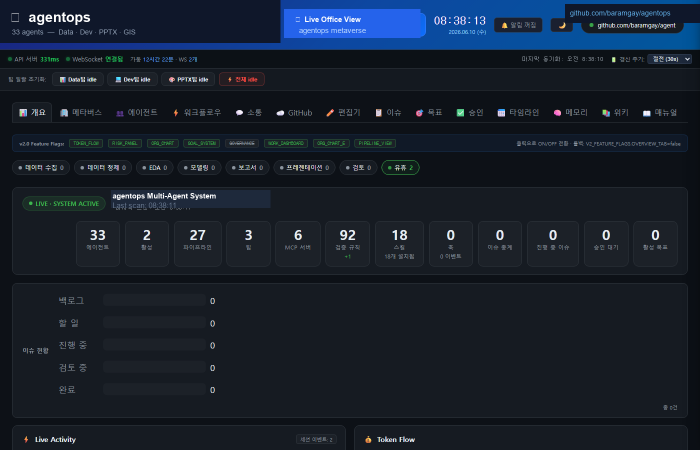
#> input picture assets/dashboard-preview.png, 1400 x 900 px (shown at 1/2 size); its folder holds only this picture in this run
$ python add_avatar.py dashboard-preview.png dashboard-preview.png
#> lines starting #> are read from the running program, lines starting #| are printed output that depends on the picture
import re
import sys
from pathlib import Path
from PIL import Image

OUTPUT_SIZE = 64
OUTPUT_DIR  = Path(__file__).parent / "avatars"
HTML_PATH   = Path(__file__).parent.parent / "index.html"
REL_PATH    = "assets/avatars"

def save_avatar(agent_id, src_path):
#> called with agent_id = 'dashboard-preview.png', src_path = 'dashboard-preview.png'
    img = Image.open(src_path).convert("RGBA")
    img = img.resize((OUTPUT_SIZE, OUTPUT_SIZE), Image.LANCZOS)
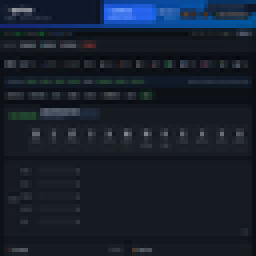
#> img: PIL image 64x64 RGBA (shown 4 times larger); mean R, G, B, A 23, 31.7, 43.9, 255
    out = OUTPUT_DIR / f"{agent_id}.png"
    img.save(out, "PNG", optimize=True)
    print(f"아바타 저장: {out}")

def patch_html(agent_id):
#> (the run stopped early here; a loop or call above may not have finished)
